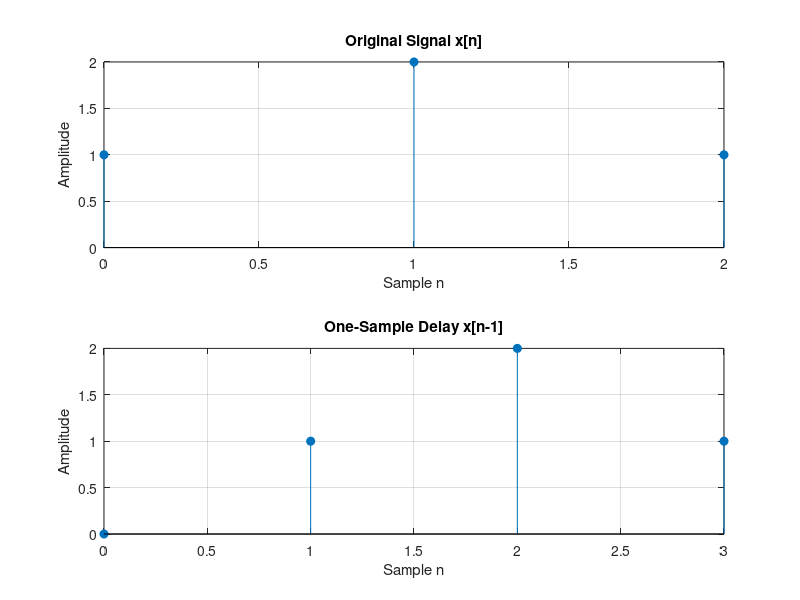

Write MATLAB code to recreate this figure.
clear; clc; close all;

x = [1 2 1];
n = 0:length(x)-1;

% Delay the signal by one sample
xDelayed = [0 x];
nDelayed = 0:length(xDelayed)-1;

figure;
subplot(2,1,1);
stem(n, x, 'filled');
title('Original Signal x[n]');
xlabel('Sample n'); ylabel('Amplitude');
grid on;

subplot(2,1,2);
stem(nDelayed, xDelayed, 'filled');
title('One-Sample Delay x[n-1]');
xlabel('Sample n'); ylabel('Amplitude');
grid on;
